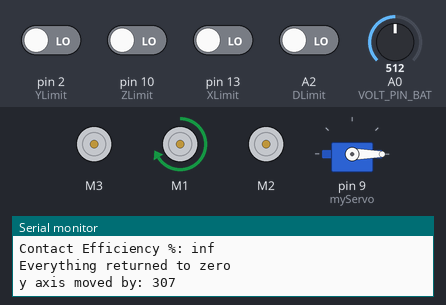
Bench run of a sketch on a simulated Arduino Uno, built with avr-gcc and run on an emulated ATmega328P. Shown: 3 × DC motor (green arrow = forward, orange = backward, longer = faster), servo, the last lines printed to the serial monitor. The inputs (shaded band) are chosen by the test bench; at power-on: A2 (DLimit), pin 2 (YLimit), pin 10 (ZLimit), pin 13 (XLimit) LOW, A0 (VOLT_PIN_BAT) = 512. Random numbers use the default seed unless the sketch sets one.

Above: at 4.8 s.
4.9 s: A2 (DLimit) driven HIGH
At 6.1 s:
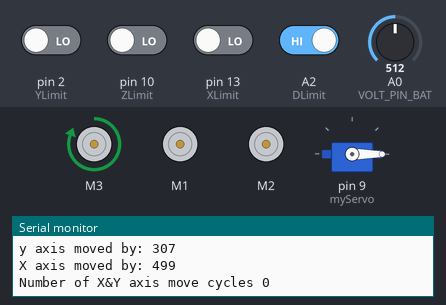
6.4 s: A2 (DLimit) driven LOW
At 6.75 s:
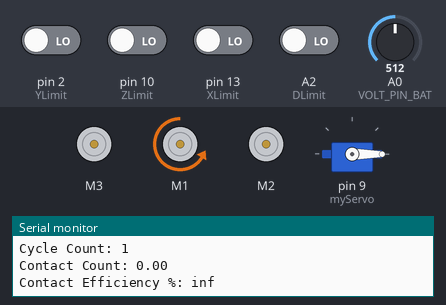
At 9.09 s:
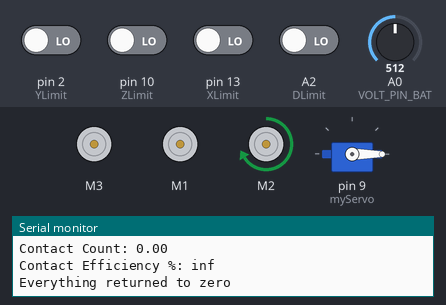
13.5 s: A0 (VOLT_PIN_BAT) set to 22
At 13.5 s:
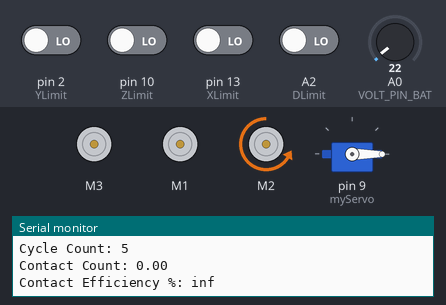
17.0 s: A0 (VOLT_PIN_BAT) set to 18
20.5 s: A0 (VOLT_PIN_BAT) set to 860
22.7 s: A0 (VOLT_PIN_BAT) set to 886
Timing chart, 0 to 25.7 s (numbered marks = the images above; inputs shaded):
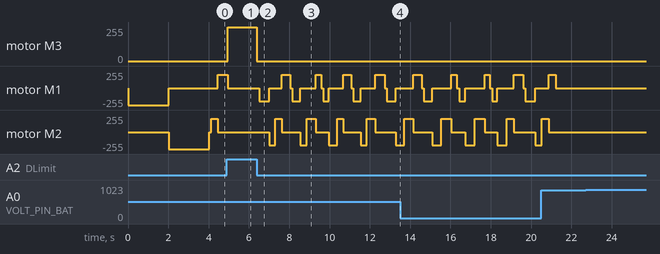

The sketch:

chargeRig.ino
```cpp
#include <AFMotor.h>
#include <Servo.h>
#include <StopWatch.h>

#define XLimit 13
#define ZLimit 10
#define YLimit 2

#define DLimit A2
#define ChargeContact A1
#define VOLT_PIN_BAT A0

Servo myServo;
StopWatch clock;
StopWatch ProgramRuntime;

AF_DCMotor XMotor(1); //declare which motors are attached to which outlets on the motor shield
AF_DCMotor YMotor(2);
AF_DCMotor ZMotor(3);

float numberOfContacts = 0; // number of times a contact was made. based on circuit being closed.
float numberOfDrops = 0;    // number of times the drone was lowered.
float ContactEfficiency = 0.0;
int numberOfCycles = 0;


bool discharging; // boolean for charging action
bool discharged;

int Xtime; //set time of movement
int Ytime;
int Ztime;
int Dtime;
int SafeZ;

// global
int numberOfProgramCycles;

// booleans
bool XAxisInit = false;
bool ZAxisInit = false;
bool YAxisInit = false;
bool rigInit = false;
bool rigCycle = false;

//consts
const int motorSpeed = 255;
const int motorSpeedRig = 200;
const int servoMotorSpeed = 60;

void setup()
{
  pinMode(XLimit, INPUT);       //set pin 2 as limit switch input Z Limit
  pinMode(ZLimit, INPUT);       //set pin 3 as limit switch input X Right Limit
  pinMode(YLimit, INPUT);       //set pin 13 as limit switch input Y Back Limit
  pinMode(DLimit, INPUT);       // set A3 as limit switch, pull down resistor external
  pinMode(VOLT_PIN_BAT, INPUT); // set pin A0 as input - voltage across charge indicator LED

  Serial.begin(115200);
  Serial.println("Program to Initialise, Cycle");
  Serial.println("Begin Initalisation");

  // set motor speed for the axis motors
  ZMotor.setSpeed(motorSpeed);
  XMotor.setSpeed(motorSpeed);
  YMotor.setSpeed(motorSpeed);

  //servo
  myServo.attach(9);
  myServo.write(0);

}

void loop()
{
  ProgramRuntime.start();
  // check if rig is initialised
  if (rigInit == false)
  {
    initialiseRig();
    Serial.print("Rig has initialised to: ");
    Serial.println(rigInit);
    rigCycle = true;
  }


  // cylce while rig cycle is true
  while (rigCycle == true)
  {
    CycleRig();
    numberOfProgramCycles++;
    initialiseRig();
    int batvoltage = voltageCheck(VOLT_PIN_BAT);
    if((batvoltage >= 4.15) && (discharged != true)) {
      Serial.print("Battery voltage is greater than 4.20 discharge sequence initiated: ");
      Serial.println(batvoltage);
      dischargeInitialization();
    }
    if (discharged = true)
    {
      DroneDrop();
      float checkVolts = voltageCheck(VOLT_PIN_BAT);
      while(checkVolts <= 4.15)
      {
        Serial.print("Charging battery, voltage reading: ");
        Serial.println(checkVolts);
      }
      DroneRaise();
      discharged = false;
    }
    if(numberOfProgramCycles == 5 )
    {
      rigCycle = false;
    }
  }


  ProgramRuntime.elapsed();
  Serial.print("Program run time in mili seconds: ");
  Serial.println(ProgramRuntime.elapsed());
  // program ends
  if((rigInit == true) && (rigCycle == false)){
    Serial.println("###################################");
    Serial.print("Rig cylce was completed in seconds: ");
    Serial.println(ProgramRuntime.elapsed()/1000);
    Serial.print("In minutes: ");
    Serial.println(ProgramRuntime.elapsed()/60000);
    Serial.print("Number of success contacts made: ");
    Serial.println(numberOfContacts);
    Serial.print("Number of Cylces where X and Y was changed: ");
    Serial.println(numberOfCycles);
    Serial.print("Number of crops on the rail: ");
    Serial.println(numberOfDrops);
    ProgramRuntime.stop();
    while (1 ==1 ) {};
  }
}

void initialiseRig()
{
  if ((ZAxisInit == true) && (XAxisInit == true) && (YAxisInit == true))
  {
    rigInit = true;
    Serial.println("Rig has initialised to true");
  }
  if (ZAxisInit == false)
  {
    Serial.print("X axis has initialised to: ");
    Serial.println(ZAxisInit);
    initialiseZAxis();
    ZAxisInit = true;
    Serial.print("Z axis is now: ");
    Serial.println(ZAxisInit);
  }
  if (XAxisInit == false)
  {
    Serial.print("X axis has initialised to: ");
    Serial.println(XAxisInit);
    initialiseXAxis();
    Serial.print("Z axis is now: ");
    Serial.println(XAxisInit);
  }
  if (YAxisInit == false)
  {
    Serial.print("Y axis has initialised to: ");
    Serial.println(YAxisInit);
    initialiseYAxis();
    Serial.print("Y axis is now: ");
    Serial.println(YAxisInit);
  }
}

// initializes Z axis using Dlimit and Zlimit switches
void initialiseZAxis()
{
  int ZUpperLimit = digitalRead(ZLimit);
  while (digitalRead(ZLimit) == HIGH)
  {
    ZUpperLimit = digitalRead(ZLimit);
    Serial.println("Raising Drone");
    ZMotor.run(BACKWARD);
    Serial.print(" Z axis: ");
    Serial.println(ZUpperLimit);
  }
  Serial.println("Drone reached height limit");
  ZMotor.run(RELEASE);
  // lower drone onto the charging rail
  int DLowerLimit = digitalRead(DLimit);
  while (digitalRead(DLimit) == HIGH)
  {
    DLowerLimit = digitalRead(DLimit);
    clock.start();
    ZMotor.run(FORWARD);
    Serial.print("Reached lower limit: ");
    Serial.println(DLowerLimit);
  }
  clock.stop();
  Ztime = clock.elapsed();
  SafeZ = Ztime / 2;
  ZMotor.run(RELEASE);
  // raise up 1/4 way
  ZMotor.run(BACKWARD);
  delay(SafeZ);
  ZMotor.run(RELEASE);
  Serial.println(" z axis should be now just off the rail");
}

// initializes X axis using Zlimit switch
void initialiseXAxis()
{
  int XRightLimit = digitalRead(XLimit);
  if (XAxisInit == false)
  {
    while (digitalRead(XLimit) == HIGH)
    {
      XRightLimit = digitalRead(XLimit);
      Serial.println("Initialising X axis: ");
      XMotor.run(FORWARD);
      Serial.print(" X axis: ");
      Serial.println(XRightLimit);
    }
    XMotor.run(RELEASE);
    Serial.println("At limit switch");
    XMotor.run(BACKWARD);
    Serial.println("X axis to centre");
    delay(2000);
    XMotor.run(RELEASE);
    XAxisInit = true;
    Serial.println("X Initialisation Complete");
  }
}

void initialiseYAxis()
{
  int YBackLimit = digitalRead(YLimit);
  if (YAxisInit == false)
  {
    while (digitalRead(YLimit) != LOW)
    {
      YBackLimit = digitalRead(YLimit);
      Serial.println("Setting y limit");
      YMotor.run(FORWARD);
      Serial.print("Y axis: ");
      Serial.println(YBackLimit);
    }
    Serial.println("At Y limit switch");
    YMotor.run(RELEASE);
    Serial.println("Y axis to centre");
    YMotor.run(BACKWARD);
    Serial.println("Centering");
    delay(2000);
    YMotor.run(RELEASE);
    Serial.println("Y Initialisation Complete");
    YAxisInit = true;
  }
}

void CycleRig()
{
  Serial.println("Cycling rig for random amounts of time for x and y axis");

  int XandYCycle = 0;
  for (XandYCycle; XandYCycle < 10; XandYCycle++)
  {
    DroneDropCycle();
    // return X and Y to Zero
    returnToZero(Xtime, Ytime);
    // run y axis for random amount of time
    YMotor.setSpeed(motorSpeedRig);
    YMotor.run(FORWARD);
    Ytime = random(250, 500);
    delay(Ytime);
    YMotor.run(RELEASE);
    Serial.print("y axis moved by: ");
    Serial.println(Ytime);

    // run x axis for random amount of time
    XMotor.setSpeed(motorSpeedRig);
    XMotor.run(FORWARD);
    Xtime = random(250, 500);
    delay(Xtime);
    XMotor.run(RELEASE);
    Serial.print("X axis moved by: ");
    Serial.println(Xtime);

    Serial.print("Number of X&Y axis move cycles ");
    Serial.println(XandYCycle);
    numberOfCycles++;
  }
  Serial.println(voltageCheck(VOLT_PIN_BAT));
}

// cycle for the drone drops. This is called once after every move
// of X and Y
void DroneDropCycle()
{
  int drops;
  //drop drone 10 times then move x and y
  for (drops = 0; drops < 10; drops++)
  {
    DroneDrop();
    numberOfDrops++; // count global amount of drops
    DroneRaise();
  }
}

// lower drone onto the charging rail
void DroneDrop()
{
  int DLowerLimit = digitalRead(DLimit);
  while (digitalRead(DLimit) == HIGH)
  {
    ZMotor.run(FORWARD);
  }
  ZMotor.run(RELEASE);
  CycleCount();
}

// raise Drone from the rail.
void DroneRaise()
{
  ZMotor.run(BACKWARD);
  delay(SafeZ);
  ZMotor.run(RELEASE);
}

// calculates the voltage average from analogue pin
float voltageCheck(int valueIn)
{
  int value;
  float volt;
  float voltAverage = 0.0;
  value = analogRead( valueIn );
  volt = value * 5.0 / 1023.0;

  for (int i = 0; i < 10; i++)
  {
    voltAverage = voltAverage + volt; // concatinates
  }
  voltAverage = voltAverage / 10; // calculates the agerage voltage
  float voltageAdjustment = 0.10;
  voltAverage = voltAverage - voltageAdjustment;
  Serial.print("Volt average in check voltage function after adjustment: ");
  Serial.println(voltAverage);
  return voltAverage;
}

// Counts the number of cylces where there was good contact.
void CycleCount()
{
  float ContactClosed = voltageCheck(VOLT_PIN_BAT);
  if (ContactClosed >= 4.20)
  {
    numberOfContacts++;
  }
  Serial.print("Cycle Count: ");
  Serial.println(numberOfCycles);
  Serial.print("Contact Count: ");
  Serial.println(numberOfContacts);
  ContactEfficiency = ((numberOfDrops / numberOfContacts ) * 100);
  Serial.print("Contact Efficiency %: ");
  Serial.println(ContactEfficiency);
}

// returns the rig back to a starting point for the next cylce.
void returnToZero(int xtime, int ytime)
{
  XMotor.run(BACKWARD); //Return everything to where it started
  delay(xtime);
  XMotor.run(RELEASE);

  YMotor.run(BACKWARD);
  delay(ytime);
  YMotor.run(RELEASE);
  Serial.println("Everything returned to zero");
}


// Discharge init and run. will stop motor when the voltage has reached cutoff
void dischargeInitialization()
{
    motorInit();
    motorBeginDischarge();
    motorShutdown();
}

void BatteryCheck()
{
    int voltAverage = voltageCheck(VOLT_PIN_BAT);
    Serial.println(voltAverage);
    // for loop to check if the average voltage is above the cut off voltage
    if (voltAverage > 3.7)
    {
        discharging = true; // set discharging to true
        Serial.print("discharging set to true: ");
        Serial.println(discharging);
    }
    else
    {
        discharging = false; //sets discharging to false
        Serial.print("discharging set to false: ");
        Serial.println(discharging);

    }
}

// initialise motor function
void motorInit()
{
    myServo.write(10); // don't change this
    delay(5000);       // don't change this. Mandatory wait time
}

// begin motor and set speed.
void motorBeginDischarge()
{
    BatteryCheck();
    Serial.print("entering while loop ");
    while (discharging == true)
    {
        Serial.println("Discharging");
        myServo.write(servoMotorSpeed);
        BatteryCheck();
    }
    Serial.print("Discharging: ");
    Serial.print(discharging);
    Serial.println(" Battery voltage cuttoff reached, shutting down load bank");
}

// shut down motor
void motorShutdown()
{
    myServo.write(0);
    discharged = true; // sets discharged bool to true
    delay(5000);
}
```

Measured:
- after the input at 4.9 s, motor M3: stopped → forward 255/255 after 0.05 s
- after the input at 6.4 s, motor M3: forward 255/255 → stopped at once; motor M1: stopped → backward 200/255 after 0.10 s, → stopped 0.50 s later, → forward 200/255 0.63 s later, → stopped 0.41 s later, … (18 changes in this stretch)
